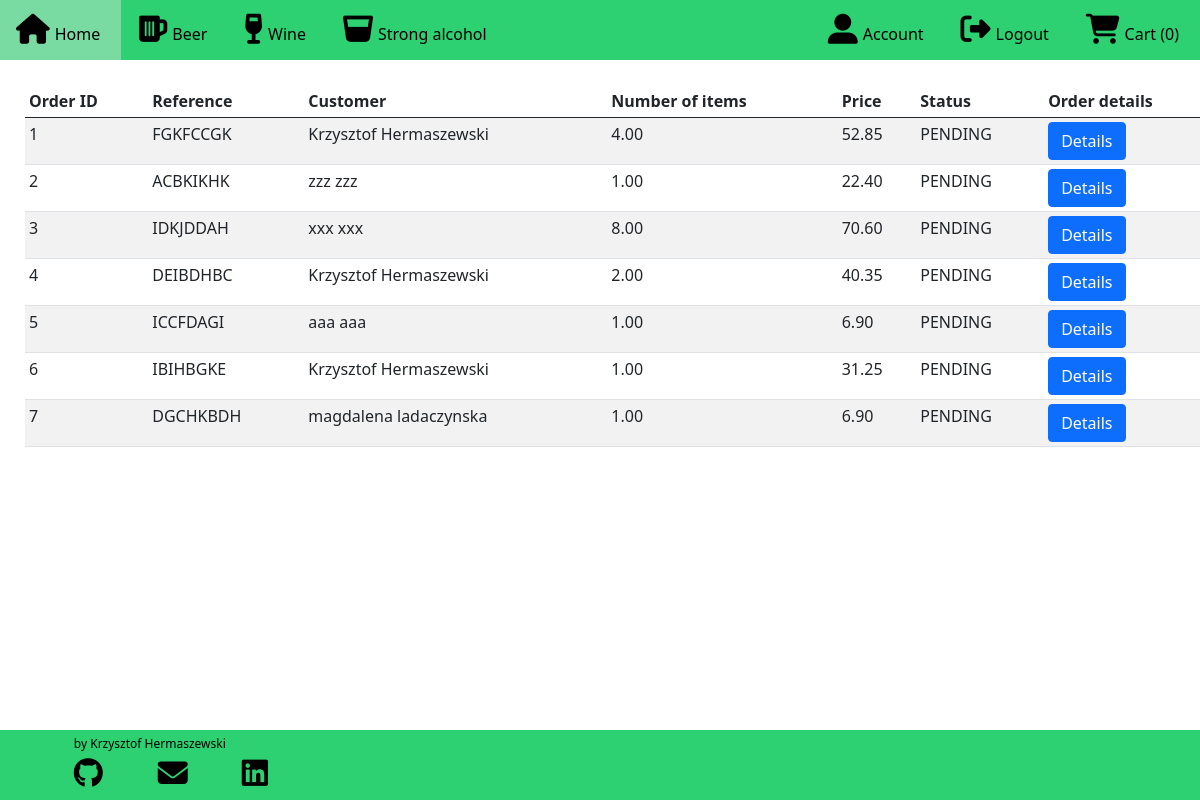
Page /admin/orders (signed in) on the earlier database version.
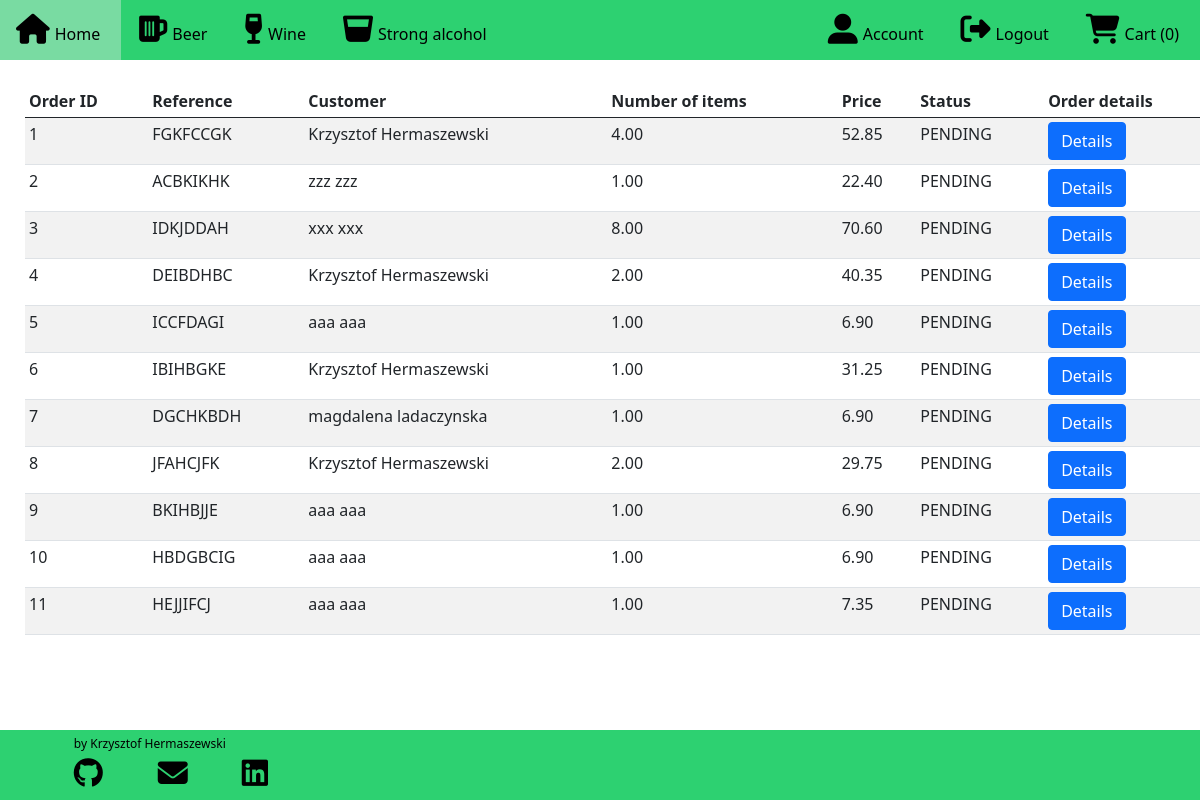
Same page on the later database version.
### alco_taxi/models.py (models this page shows)
class Order(db.Model):
    id = db.Column(db.Integer, primary_key=True)
    order_time = db.Column(db.DateTime, nullable=False, default= datetime.datetime.now())
    customer_id = db.Column(db.Integer)
    reference = db.Column(db.String(10))
    first_name = db.Column(db.String(25))
    surname = db.Column(db.String(25))
    email = db.Column(db.String(100))
    phone_number = db.Column(db.Integer)
    street = db.Column(db.String(50))
    house_number = db.Column(db.String(10))
    city = db.Column(db.String(50))
    area_code = db.Column(db.String(10))
    status = db.Column(db.String(10))
    items = db.relationship('Order_Item', backref='order', lazy=True)
    def order_total(self):
        return db.session.query(db.func.sum(Order_Item.quantity * Product.price)).join(Product).filter(Order_Item.order_id == self.id).scalar()
    def order_quantity(self):
        return db.session.query(db.func.sum(Order_Item.quantity)).join(Product).filter(Order_Item.order_id == self.id).scalar()

### alco_taxi/routes.py (the view)
@app.route('/admin/orders')
def admin_orders_list():
    if current_user.is_authenticated and current_user.username == 'admin':
       orders = Order.query.all()
       return render_template("admin_orders.html", orders=orders)
    else:
        flash(f"You don't have access to this section",'danger')
        return render_template("home.html")

### alco_taxi/models.py (called while the page is built)
@login_manager.user_loader
def load_user(user_id):
    return User.query.get(int(user_id))

### alco_taxi/routes.py (called while the page is built)
@app.context_processor
def context_processor():
    products = Product.query.all()
    return dict(products=products)

### alco_taxi/templates/admin_orders.html (shortened to what this page needs)
{% extends "base.html" %}
{% block content %}
<div class="conteiner">
    <table class="table table-striped table-sm">
    <thead>
        <th>Order ID</th>
        <th>Reference</th>
        <th>Customer </th>
        <th>Number of items</th>
        <th>Price</th>
        <th>Status</th>
        <th>Order details</th>
    </thead>
    <tbody>
        {% for order in orders %}
        <tr>
            <td>{{ order.id }}</td>
            <td>{{ order.reference }}</td>
            <td>{{ order.first_name + ' ' + order.surname }}</td>
            <td>{{ "%.2f"|format(order.order_quantity()) }}</td>
            <td>{{ "%.2f"|format(order.order_total()) }}</td>
            <td>{{ order.status }}</td>
            <td><a href="{{url_for('admin_orders', order_id=order.id)}}" class="btn btn-primary">Details</a></td>
        </tr>
        {% endfor %}
    </tbody>
    </table>
</div>
{% endblock content %}

Differences in the rows shown:
added Order: id "8", reference "JFAHCJFK", first_name+surname "Krzysztof Hermaszewski", order_quantity "2.00", order_total "29.75", status "PENDING"
added Order: id "9", reference "BKIHBJJE", first_name+surname "aaa aaa", order_quantity "1.00", order_total "6.90", status "PENDING"
added Order: id "10", reference "HBDGBCIG", first_name+surname "aaa aaa", order_quantity "1.00", order_total "6.90", status "PENDING"
added Order: id "11", reference "HEJJIFCJ", first_name+surname "aaa aaa", order_quantity "1.00", order_total "7.35", status "PENDING"
